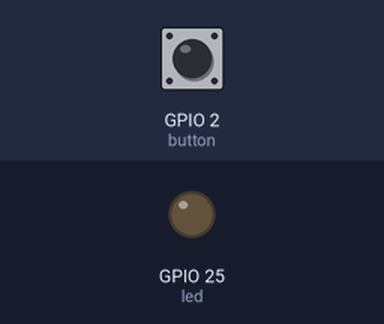
This program was run on a simulated Raspberry Pi (BCM pin numbers). On the bench: output pins drawn as LEDs (lit = HIGH). The inputs (shaded band) are chosen by the test bench; at power-on: GPIO 2 (button) HIGH.

Above: at 1.2 s.
1.3 s: GPIO 2 (button) pulled LOW for 0.15 s
At 1.37 s:
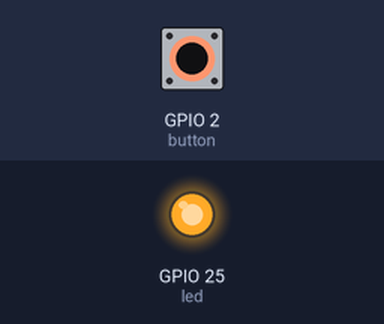
2.9 s: GPIO 2 (button) pulled LOW for 3.2 s
At 6.6 s:
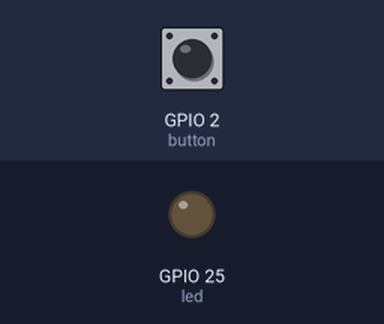
Timing chart, 0 to 8.1 s (numbered marks = the images above; inputs shaded):
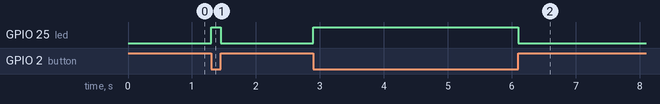

The program:

led_flashlight.py
```python
#Project 2 - Pushbutton LED Flashlight
#latest code updates available at: https://github.com/RuiSantosdotme/RaspberryPiProject
#project updates at: https://nostarch.com/RaspberryPiProject

from gpiozero import LED, Button
from signal import pause

led = LED(25)
button = Button(2)

button.when_pressed = led.on
button.when_released = led.off

pause()
```

Measured:
- after the input at 1.3 s, GPIO 25 (led): LOW → HIGH at once, → LOW 0.15 s later
- after the input at 2.9 s, GPIO 25 (led): LOW → HIGH at once, → LOW 3.2 s later
